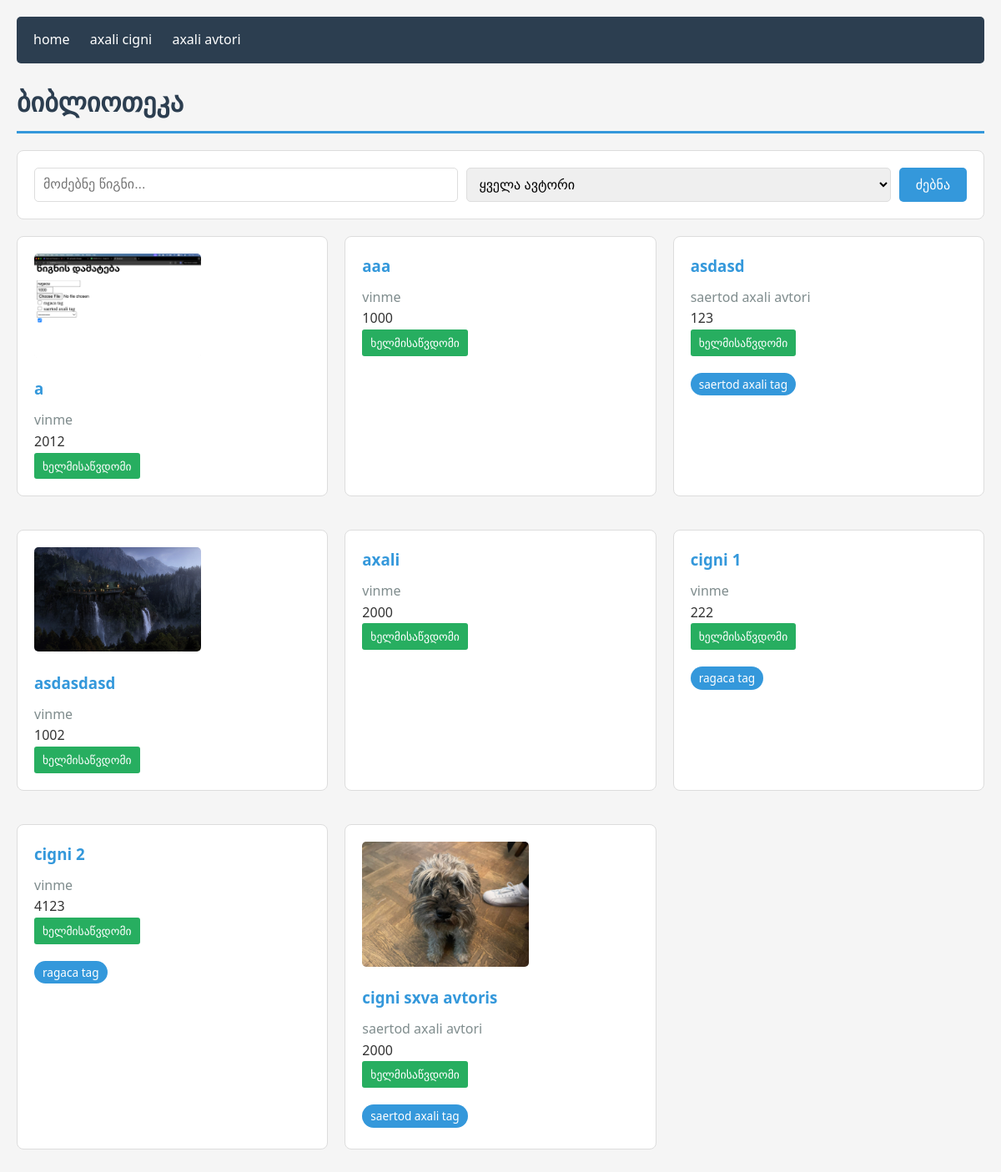
/library/, run on the app's committed database.
### library/models.py (models this page shows, shortened)
class Book(models.Model):
    title = models.CharField(max_length=200)
    published_year = models.IntegerField(null=True, blank=True)
    is_active = models.BooleanField(default=True)
    cover = models.ImageField(upload_to='book_covers/', null=True, blank=True)
    author = models.ForeignKey(Author, on_delete=models.PROTECT, related_name='books')
    tags = models.ManyToManyField(Tag, blank=True, related_name='books')
    objects = BookQuerySet.as_manager()

class Author(models.Model):
    name = models.CharField(max_length=200)
    birth_year = models.IntegerField(null=True, blank=True)

class Tag(models.Model):
    name = models.CharField(max_length=50, unique=True)

### library/views.py (the view)
# urls.py: path('library/', lib_views.book_list, name='book_list'),
def book_list(request):
    q = request.GET.get('q', '').strip()
    author_id = request.GET.get('author', '').strip()
    books = Book.objects.select_related('author').prefetch_related('tags')
    if q:
        books = books.filter(title__icontains=q)
    if author_id:
        books = books.filter(author_id=author_id)
    open_loans = Loan.objects.filter(returned_at__isnull=True).select_related('student', 'book')
    books = books.prefetch_related(Prefetch('loans', queryset=open_loans, to_attr='open_loans'))
    authors = Author.objects.order_by('name')
    return render(
        request,
        'library/book_list.html',
        {
            'books': books.order_by('title'),
            'authors': authors,
            'q': q,
            'author_id': author_id,
        },
    )

### library/templates/library/book_list.html (shortened to what this page needs)
{% extends 'base.html' %}
{% block content %}
<h1>ბიბლიოთეკა</h1>
<form method="get" action="{% url 'book_list' %}" class="book-card">
    <div style="display: flex; gap: 10px; flex-wrap: wrap;">
        <input type="text" name="q" placeholder="მოძებნე წიგნი..." value="{{ q }}" class="form-control" style="flex: 1; min-width: 200px;">
        <select name="author" class="form-control" style="flex: 1; min-width: 150px;">
            <option value="">ყველა ავტორი</option>
        </select>
        <button type="submit" class="btn btn-primary">ძებნა</button>
    </div>
</form>
<div class="grid">
    {% for book in books %}
        <div class="book-card">
            {% if book.cover %}
                <img src="{{ book.cover.url }}" alt="{{ book.title }}" class="book-cover">
            {% endif %}
            <h3><a href="{% url 'book_detail' book.id %}">{{ book.title }}</a></h3>
            <p class="text-muted">{{ book.author.name }}</p>
            <p>{{ book.published_year|default:"წელი უცნობია" }}</p>
            {% if book.open_loans %}
                <span class="badge badge-borrowed">
                    გატანილია: {{ book.open_loans.0.student.full_name }}
                </span>
            {% else %}
                <span class="badge badge-available">ხელმისაწვდომი</span>
            {% endif %}
            {% if book.tags.all %}
                <div class="mt-20">
                    {% for tag in book.tags.all %}
                        <span class="tag">{{ tag.name }}</span>
                    {% endfor %}
                </div>
            {% endif %}
        </div>
    {% empty %}
        <p>წიგნები ვერ მოიძებნა.</p>
    {% endfor %}
</div>
{% endblock %}

### templates/base.html (shortened to what this page needs)
{% load static %}
<!doctype html>
<html lang="en">
<head>
    <link rel="stylesheet" href="{% static 'css/styles.css'  %}">
</head>
<body>
<nav class="nav">
    <a href="{% url 'book_list' %}">home</a>
    <a href="{% url 'add_book' %}">axali cigni</a>
    <a href="{% url 'add_author' %}">axali avtori</a>
</nav>
{% block content %} {% endblock %}
</body>
</html>

### static/css/styles.css (style rules this page uses)
* { box-sizing: border-box; margin: 0; padding: 0; }
body { font-family: 'Segoe UI', Tahoma, Geneva, Verdana, sans-serif; line-height: 1.6; color: #333; background-color: #f5f5f5; padding: 20px; }
h1, h2, h3 { color: #2c3e50; margin-bottom: 20px; }
h1 { font-size: 2rem; border-bottom: 3px solid #3498db; padding-bottom: 10px; }
a { color: #3498db; text-decoration: none; }
.btn { display: inline-block; padding: 10px 20px; border: none; border-radius: 5px; cursor: pointer; font-size: 1rem; transition: background-color 0.3s; }
.btn-primary { background-color: #3498db; color: white; }
.form-control { width: 100%; padding: 10px; border: 1px solid #ddd; border-radius: 5px; font-size: 1rem; }
.book-card { background: white; border: 1px solid #ddd; border-radius: 8px; padding: 20px; margin-bottom: 20px; transition: box-shadow 0.3s; }
.book-card h3 { margin-bottom: 10px; }
.book-cover { max-width: 200px; height: auto; border-radius: 5px; margin-bottom: 15px; }
.tag { display: inline-block; background-color: #3498db; color: white; padding: 3px 10px; border-radius: 15px; font-size: 0.85rem; margin-right: 5px; margin-bottom: 5px; }
.badge { display: inline-block; padding: 5px 10px; border-radius: 3px; font-size: 0.85rem; }
.badge-available { background-color: #27ae60; color: white; }
.nav { background-color: #2c3e50; padding: 15px 20px; margin-bottom: 20px; border-radius: 5px; }
.nav a { color: white; margin-right: 20px; }
.grid { display: grid; grid-template-columns: repeat(auto-fill, minmax(300px, 1fr)); gap: 20px; }
.mt-20 { margin-top: 20px; }
.text-muted { color: #7f8c8d; }

### data on the page
Book: cover (picture), title "a", author.name "vinme", published_year "2012", shows "ხელმისაწვდომი"
Book: title "aaa", author.name "vinme", published_year "1000", shows "ხელმისაწვდომი"
Book: title "asdasd", author.name "saertod axali avtori", published_year "123", shows "ხელმისაწვდომი"
Tag: name "saertod axali tag"
Book: cover (picture), title "asdasdasd", author.name "vinme", published_year "1002", shows "ხელმისაწვდომი"
Book: title "axali", author.name "vinme", published_year "2000", shows "ხელმისაწვდომი"
Book: title "cigni 1", author.name "vinme", published_year "222", shows "ხელმისაწვდომი"
Tag: name "ragaca tag"
Book: title "cigni 2", author.name "vinme", published_year "4123", shows "ხელმისაწვდომი"
Book: cover (picture), title "cigni sxva avtoris", author.name "saertod axali avtori", published_year "2000", shows "ხელმისაწვდომი"
